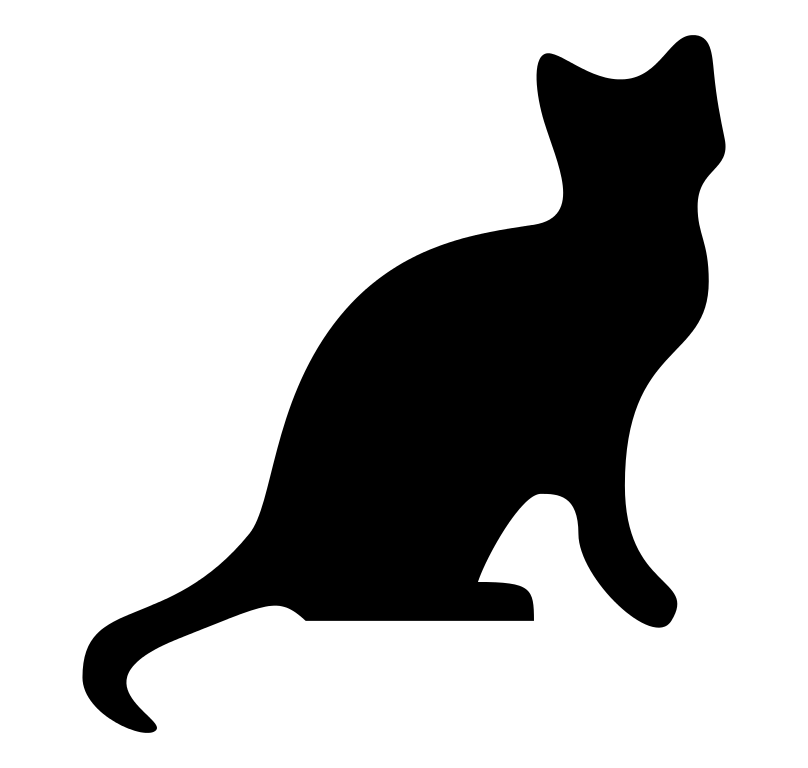
#> input picture Chapter 17 - Manipulating Images/catlogo.png, 808 x 768 px
$ python resizeAndAddLogo.py
#> lines starting #> are read from the running program, lines starting #| are printed output that depends on the picture
#! python3
# resizeAndAddLogo.py - Resizes all images in current working directory to fit
# in a 300x300 square, and adds catlogo.png to the lower-right corner.

import os
from PIL import Image

os.chdir('C:\\Users\\segun.longe\\Documents\\Python\\Automating The Boring Stuff With Python\\Chapter 17')

SQUARE_FIT_SIZE = 300
LOGO_FILENAME = 'catlogo.png'

logoIm = Image.open(LOGO_FILENAME)
#> logoIm is the input picture: PIL image 808x768 RGBA; mean R, G, B, A 0, 0, 0, 68.9
logoWidth, logoHeight = logoIm.size
#> logoWidth = 808; logoHeight = 768

os.makedirs('withLogo', exist_ok=True)
# Loop over all files in the working directory.
for filename in os.listdir('.'):
    if not (filename.endswith('.png') or filename.endswith('.jpg')) \
       or filename == LOGO_FILENAME:
        continue # skip non-image files and the logo file itself
    im = Image.open(filename)
    width, height = im.size

# Check if image needs to be resized.
if width > SQUARE_FIT_SIZE and height > SQUARE_FIT_SIZE:
    # Calculated the new width and height to resize to.
    if width > height:
        height = int((SQUARE_FIT_SIZE / width) * height)
        width = SQUARE_FIT_SIZE
    else:
        width = int((SQUARE_FIT_SIZE / height) * width)
        height = SQUARE_FIT_SIZE

    # Resize the image.
    print('Resizing %s...' % (filename))
    im = im.resize((width, height))
    #im.save(os.path.join('withLogo', 'resized.png'))
    #logoIm.save(os.path.join('withLogo', 'logo.png'))

# Add the logo.
print('Adding logo to %s...' % (filename))
im.paste(logoIm, (width - logoWidth, height - logoHeight), logoIm)
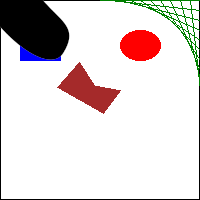
#> im: PIL image 200x200 RGBA; mean R, G, B, A 223.1, 214.7, 214, 254.8; transparent parts drawn white

# Save changes.
im.save(os.path.join('withLogo', filename))
